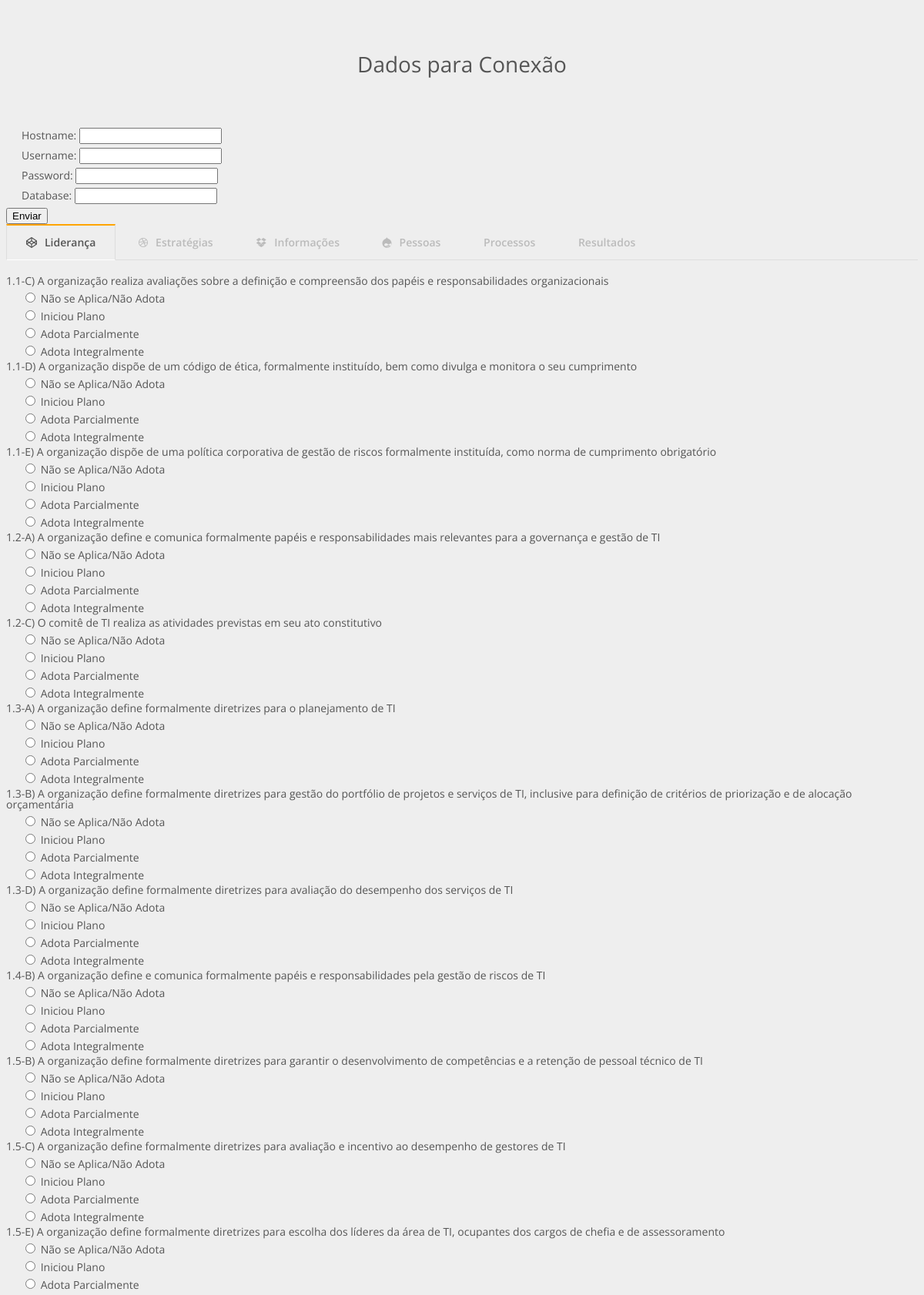
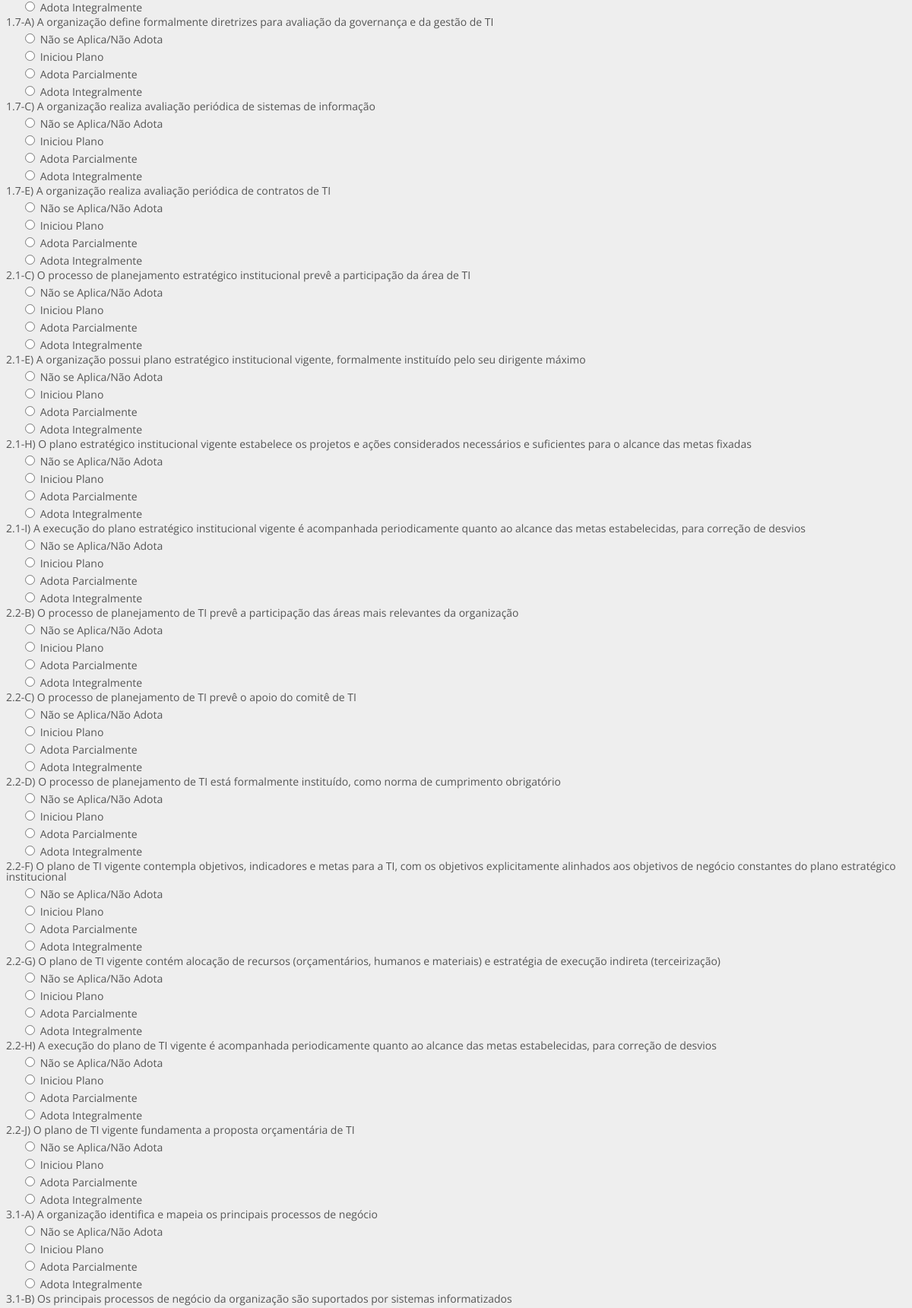
The app's page /index_new.php (upper part) with its own data (2 pictures, top to bottom).
### tables this page shows
CREATE TABLE `pergunta` (
  `id` INT NOT NULL AUTO_INCREMENT ,
  `codigo` LONGTEXT NOT NULL,
  `area` LONGTEXT NOT NULL,
  `pergunta` LONGTEXT NOT NULL, 
  `id_area` INT,
   FOREIGN KEY (id_area) REFERENCES area(id), 
   PRIMARY KEY (id)
);

### index_new.php (the view, shortened to what this page needs)
<!DOCTYPE html>
<html >
<head>
  <link rel="stylesheet" type="text/css" href="style.css">
</head>
<?php
$config = "./config.php";
if (!file_exists($config) && $_SERVER['REQUEST_METHOD'] === 'POST') {
  $filename = fopen($config, 'w');
  $data = "<?php
    \\\ Variables to connection
    \$hostname = \"{$_POST['hostname']}\";
    \$username = \"{$_POST['username']}\";
    \$password = \"{$_POST['password']}\";
    \$database = \"{$_POST['database']}\";
    \\\ Conection
    \$conection = mysqli_connect(\$hostname, \$username, \$password, \$database);
?>
";
  fwrite($filename, $data);
  fclose($filename);
} else if (!file_exists($config)) {
?>
  <h1>Dados para Conexão</h1>
  <form action="" method="POST" id="formconfig">
    <label>Hostname:
      <input type="text" name="hostname" autofocus>
    </label>
    <label>Username:
      <input type="text" name="username">
    </label>
    <label>Password:
      <input type="password" name="password">
    </label>
    <label>Database:
      <input type="text" name="database">
    </label>
    <input type="submit" name="" value="Enviar">
  </form>
<?php
}
?>
<body>
  <form action="radio.php" method="POST" id="formulario" class="form">
    <label for="tab1" class="tabs">Liderança</label>
    <label for="tab2" class="tabs">Estratégias</label>
    <label for="tab3" class="tabs">Informações</label>
    <label for="tab4" class="tabs">Pessoas</label>
    <label for="tab5" class="tabs">Processos</label>
    <label for="tab6" class="tabs">Resultados</label>
    <div id="content1">
<?php
  $query = "SELECT * FROM pergunta";
  $result = mysqli_query($connection, $query);
  while ($row = mysqli_fetch_assoc($result)) {
    printf ("%s) %s<br />", $row['codigo'], $row['pergunta']);
?>
    <label>
      <input type=radio name=perguntas[] value=0.0 > Não se Aplica/Não Adota
    </label>
    <label>
      <input type=radio name=perguntas[] value=0.2> Iniciou Plano
    </label>
    <label>
      <input type=radio name=perguntas[] value=0.5> Adota Parcialmente
    </label>
    <label>
      <input type=radio name=perguntas[] value=1> Adota Integralmente
    </label>
<?php
  }
?>
      </div>
  </form>
</body>
</html>

### style.css (style rules this page uses)
html, body { height: 100%; }
body { font: 14px/1 'Open Sans', sans-serif; color: #555; background: #eee; }
h1 { padding: 50px 0; font-weight: 400; text-align: center; }
div { display: none; padding: 20px 0 0; border-top: 1px solid #ddd; }
label { display: block; margin: 5px 5px 5px 20px; cursor: pointer; }
label.tabs { display: inline-block; margin: 0 0 -1px; padding: 15px 25px; font-weight: 600; text-align: center; color: #bbb; border: 1px solid transparent; }
label.tabs:before { font-family: fontawesome; font-weight: normal; margin-right: 10px; }
label.tabs[for*='1']:before { content: '\f1cb'; }
label.tabs[for*='2']:before { content: '\f17d'; }
label.tabs[for*='3']:before { content: '\f16b'; }
label.tabs[for*='4']:before { content: '\f1a9'; }
input:checked + label.tabs { color: #555; border: 1px solid #ddd; border-top: 2px solid orange; border-bottom: 1px solid #fff; }
#tab1:checked ~ #content1, #tab2:checked ~ #content2, #tab3:checked ~ #content3, #tab4:checked ~ #content4, #tab5:checked ~ #content5, #tab6:checked ~ #content6 { display: block; }

### records on screen
pergunta: codigo "1.1-C", pergunta "A organização realiza avaliações sobre a definição e compreensão dos papéis e responsabilidades organizacionais"
pergunta: codigo "1.1-D", pergunta "A organização dispõe de um código de ética, formalmente instituído, bem como divulga e monitora o seu cumprimento"
pergunta: codigo "1.1-E", pergunta "A organização dispõe de uma política corporativa de gestão de riscos formalmente instituída, como norma de cumprimento obrigatório"
pergunta: codigo "1.2-A", pergunta "A organização define e comunica formalmente papéis e responsabilidades mais relevantes para a governança e gestão de TI"
pergunta: codigo "1.2-C", pergunta "O comitê de TI realiza as atividades previstas em seu ato constitutivo"
pergunta: codigo "1.3-A", pergunta "A organização define formalmente diretrizes para o planejamento de TI"
pergunta: codigo "1.3-B", pergunta "A organização define formalmente diretrizes para gestão do portfólio de projetos e serviços de TI, inclusive para definição de critérios de priorização e de alocação orçamentária"
pergunta: codigo "1.3-D", pergunta "A organização define formalmente diretrizes para avaliação do desempenho dos serviços de TI"
pergunta: codigo "1.4-B", pergunta "A organização define e comunica formalmente papéis e responsabilidades pela gestão de riscos de TI"
pergunta: codigo "1.5-B", pergunta "A organização define formalmente diretrizes para garantir o desenvolvimento de competências e a retenção de pessoal técnico de TI"
pergunta: codigo "1.5-C", pergunta "A organização define formalmente diretrizes para avaliação e incentivo ao desempenho de gestores de TI"
pergunta: codigo "1.5-E", pergunta "A organização define formalmente diretrizes para escolha dos líderes da área de TI, ocupantes dos cargos de chefia e de assessoramento"
pergunta: codigo "1.7-A", pergunta "A organização define formalmente diretrizes para avaliação da governança e da gestão de TI"
pergunta: codigo "1.7-C", pergunta "A organização realiza avaliação periódica de sistemas de informação"
pergunta: codigo "1.7-E", pergunta "A organização realiza avaliação periódica de contratos de TI"
pergunta: codigo "2.1-C", pergunta "O processo de planejamento estratégico institucional prevê a participação da área de TI"
pergunta: codigo "2.1-E", pergunta "A organização possui plano estratégico institucional vigente, formalmente instituído pelo seu dirigente máximo"
pergunta: codigo "2.1-H", pergunta "O plano estratégico institucional vigente estabelece os projetos e ações considerados necessários e suficientes para o alcance das metas fixadas"
pergunta: codigo "2.1-I", pergunta "A execução do plano estratégico institucional vigente é acompanhada periodicamente quanto ao alcance das metas estabelecidas, para correção de desvios"
pergunta: codigo "2.2-B", pergunta "O processo de planejamento de TI prevê a participação das áreas mais relevantes da organização"
pergunta: codigo "2.2-C", pergunta "O processo de planejamento de TI prevê o apoio do comitê de TI"
pergunta: codigo "2.2-D", pergunta "O processo de planejamento de TI está formalmente instituído, como norma de cumprimento obrigatório"
pergunta: codigo "2.2-F", pergunta "O plano de TI vigente contempla objetivos, indicadores e metas para a TI, com os objetivos explicitamente alinhados aos objetivos de negócio constantes do plano estratégico institucional"
pergunta: codigo "2.2-G", pergunta "O plano de TI vigente contém alocação de recursos (orçamentários, humanos e materiais) e estratégia de execução indireta (terceirização)"
pergunta: codigo "2.2-H", pergunta "A execução do plano de TI vigente é acompanhada periodicamente quanto ao alcance das metas estabelecidas, para correção de desvios"
pergunta: codigo "2.2-J", pergunta "O plano de TI vigente fundamenta a proposta orçamentária de TI"
pergunta: codigo "3.1-A", pergunta "A organização identifica e mapeia os principais processos de negócio"
pergunta: codigo "3.1-B", pergunta "Os principais processos de negócio da organização são suportados por sistemas informatizados"
